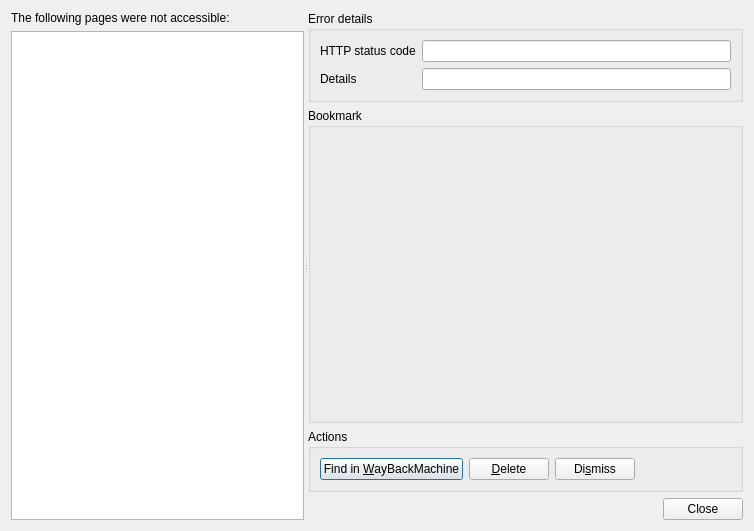
<?xml version="1.0" encoding="UTF-8"?>
<ui version="4.0">
 <class>Dialog</class>
 <widget class="QDialog" name="Dialog">
  <property name="geometry">
   <rect>
    <x>0</x>
    <y>0</y>
    <width>754</width>
    <height>531</height>
   </rect>
  </property>
  <property name="windowTitle">
   <string>Review Broken Links</string>
  </property>
  <layout class="QVBoxLayout" name="verticalLayout_3">
   <item>
    <widget class="QSplitter" name="splitter">
     <property name="orientation">
      <enum>Qt::Horizontal</enum>
     </property>
     <property name="childrenCollapsible">
      <bool>false</bool>
     </property>
     <widget class="QWidget" name="">
      <layout class="QVBoxLayout" name="verticalLayout_2">
       <item>
        <widget class="QLabel" name="label_6">
         <property name="text">
          <string>The following pages were not accessible:</string>
         </property>
        </widget>
       </item>
       <item>
        <widget class="QListWidget" name="pageList"/>
       </item>
      </layout>
     </widget>
     <widget class="QWidget" name="">
      <layout class="QVBoxLayout" name="verticalLayout">
       <item>
        <widget class="QGroupBox" name="groupBox_2">
         <property name="sizePolicy">
          <sizepolicy hsizetype="Preferred" vsizetype="Fixed">
           <horstretch>0</horstretch>
           <verstretch>0</verstretch>
          </sizepolicy>
         </property>
         <property name="title">
          <string>Error details</string>
         </property>
         <layout class="QGridLayout" name="gridLayout_3">
          <item row="0" column="0">
           <layout class="QGridLayout" name="gridLayout">
            <item row="0" column="0">
             <widget class="QLabel" name="label">
              <property name="text">
               <string>HTTP status code</string>
              </property>
              <property name="buddy">
               <cstring>statusCodeBox</cstring>
              </property>
             </widget>
            </item>
            <item row="0" column="1">
             <widget class="QLineEdit" name="statusCodeBox">
              <property name="readOnly">
               <bool>true</bool>
              </property>
             </widget>
            </item>
            <item row="1" column="0">
             <widget class="QLabel" name="label_2">
              <property name="text">
               <string>Details</string>
              </property>
              <property name="buddy">
               <cstring>detailsBox</cstring>
              </property>
             </widget>
            </item>
            <item row="1" column="1">
             <widget class="QLineEdit" name="detailsBox">
              <property name="readOnly">
               <bool>true</bool>
              </property>
             </widget>
            </item>
           </layout>
          </item>
         </layout>
        </widget>
       </item>
       <item>
        <widget class="QGroupBox" name="groupBox_3">
         <property name="title">
          <string>Bookmark</string>
         </property>
         <layout class="QGridLayout" name="gridLayout_2">
          <item row="0" column="0">
           <widget class="QWidget" name="detailsWidget" native="true">
            <property name="sizePolicy">
             <sizepolicy hsizetype="MinimumExpanding" vsizetype="Preferred">
              <horstretch>0</horstretch>
              <verstretch>0</verstretch>
             </sizepolicy>
            </property>
           </widget>
          </item>
         </layout>
        </widget>
       </item>
       <item>
        <widget class="QGroupBox" name="groupBox">
         <property name="sizePolicy">
          <sizepolicy hsizetype="Preferred" vsizetype="Fixed">
           <horstretch>0</horstretch>
           <verstretch>0</verstretch>
          </sizepolicy>
         </property>
         <property name="title">
          <string>Actions</string>
         </property>
         <layout class="QHBoxLayout" name="horizontalLayout_2">
          <item>
           <widget class="QPushButton" name="wayBackMachineButton">
            <property name="toolTip">
             <string>Try to find a WayBackMachine snapshot for this bookmark.</string>
            </property>
            <property name="text">
             <string>Find in &amp;WayBackMachine</string>
            </property>
           </widget>
          </item>
          <item>
           <widget class="QPushButton" name="deleteButton">
            <property name="toolTip">
             <string>Delete this bookmark completely.</string>
            </property>
            <property name="text">
             <string>&amp;Delete</string>
            </property>
           </widget>
          </item>
          <item>
           <widget class="QPushButton" name="dismissButton">
            <property name="toolTip">
             <string>Mark this item as checked and remove it from the list.</string>
            </property>
            <property name="text">
             <string>Di&amp;smiss</string>
            </property>
           </widget>
          </item>
          <item>
           <spacer name="horizontalSpacer_2">
            <property name="orientation">
             <enum>Qt::Horizontal</enum>
            </property>
            <property name="sizeHint" stdset="0">
             <size>
              <width>40</width>
              <height>20</height>
             </size>
            </property>
           </spacer>
          </item>
         </layout>
        </widget>
       </item>
       <item>
        <layout class="QHBoxLayout" name="horizontalLayout">
         <item>
          <spacer name="horizontalSpacer">
           <property name="orientation">
            <enum>Qt::Horizontal</enum>
           </property>
           <property name="sizeHint" stdset="0">
            <size>
             <width>40</width>
             <height>20</height>
            </size>
           </property>
          </spacer>
         </item>
         <item>
          <widget class="QPushButton" name="closeButton">
           <property name="text">
            <string>Close</string>
           </property>
          </widget>
         </item>
        </layout>
       </item>
      </layout>
     </widget>
    </widget>
   </item>
  </layout>
  <zorder>layoutWidget</zorder>
  <zorder>pageList</zorder>
  <zorder>label_6</zorder>
 </widget>
 <resources/>
 <connections/>
</ui>
